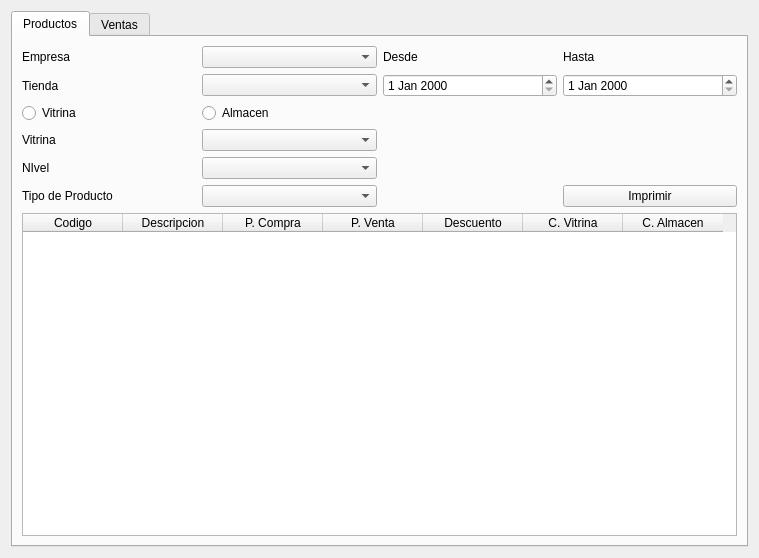
<?xml version="1.0" encoding="UTF-8"?>
<ui version="4.0">
 <class>ui_reporte</class>
 <widget class="QWidget" name="ui_reporte">
  <property name="geometry">
   <rect>
    <x>0</x>
    <y>0</y>
    <width>759</width>
    <height>558</height>
   </rect>
  </property>
  <property name="windowTitle">
   <string>Form</string>
  </property>
  <layout class="QGridLayout" name="gridLayout">
   <item row="0" column="0">
    <widget class="QTabWidget" name="tabWidget">
     <property name="currentIndex">
      <number>0</number>
     </property>
     <widget class="QWidget" name="tab">
      <property name="styleSheet">
       <string notr="true"/>
      </property>
      <attribute name="title">
       <string>Productos</string>
      </attribute>
      <layout class="QGridLayout" name="gridLayout_2">
       <item row="0" column="0">
        <layout class="QVBoxLayout" name="verticalLayout_3">
         <item>
          <layout class="QGridLayout" name="gridLayout_6">
           <item row="7" column="0">
            <widget class="QLabel" name="label_28">
             <property name="text">
              <string>NIvel</string>
             </property>
            </widget>
           </item>
           <item row="7" column="1">
            <widget class="QComboBox" name="comboBox_7"/>
           </item>
           <item row="5" column="1">
            <widget class="QComboBox" name="comboBox_11"/>
           </item>
           <item row="8" column="0">
            <widget class="QLabel" name="label_32">
             <property name="text">
              <string>Tipo de Producto</string>
             </property>
            </widget>
           </item>
           <item row="0" column="1">
            <widget class="QComboBox" name="comboBox_9"/>
           </item>
           <item row="8" column="3">
            <widget class="QPushButton" name="pushButton_7">
             <property name="text">
              <string>Imprimir</string>
             </property>
            </widget>
           </item>
           <item row="3" column="1">
            <widget class="QComboBox" name="comboBox_10"/>
           </item>
           <item row="5" column="0">
            <widget class="QLabel" name="label_19">
             <property name="text">
              <string>Vitrina</string>
             </property>
            </widget>
           </item>
           <item row="0" column="0">
            <widget class="QLabel" name="label_17">
             <property name="text">
              <string>Empresa</string>
             </property>
            </widget>
           </item>
           <item row="3" column="0">
            <widget class="QLabel" name="label_18">
             <property name="text">
              <string>Tienda</string>
             </property>
            </widget>
           </item>
           <item row="8" column="1">
            <widget class="QComboBox" name="comboBox_12"/>
           </item>
           <item row="4" column="0">
            <widget class="QRadioButton" name="radioButton">
             <property name="text">
              <string>Vitrina</string>
             </property>
            </widget>
           </item>
           <item row="4" column="1">
            <widget class="QRadioButton" name="radioButton_2">
             <property name="text">
              <string>Almacen</string>
             </property>
            </widget>
           </item>
           <item row="0" column="2">
            <widget class="QLabel" name="label_31">
             <property name="text">
              <string>Desde</string>
             </property>
            </widget>
           </item>
           <item row="0" column="3">
            <widget class="QLabel" name="label_30">
             <property name="text">
              <string>Hasta</string>
             </property>
            </widget>
           </item>
           <item row="3" column="2">
            <widget class="QDateEdit" name="dateEdit"/>
           </item>
           <item row="3" column="3">
            <widget class="QDateEdit" name="dateEdit_2"/>
           </item>
          </layout>
         </item>
         <item>
          <widget class="QTableWidget" name="tableWidget_3">
           <column>
            <property name="text">
             <string>Codigo</string>
            </property>
           </column>
           <column>
            <property name="text">
             <string>Descripcion</string>
            </property>
           </column>
           <column>
            <property name="text">
             <string>P. Compra</string>
            </property>
           </column>
           <column>
            <property name="text">
             <string>P. Venta</string>
            </property>
           </column>
           <column>
            <property name="text">
             <string>Descuento</string>
            </property>
           </column>
           <column>
            <property name="text">
             <string>C. Vitrina</string>
            </property>
           </column>
           <column>
            <property name="text">
             <string>C. Almacen</string>
            </property>
           </column>
          </widget>
         </item>
        </layout>
       </item>
      </layout>
     </widget>
     <widget class="QWidget" name="tab_2">
      <attribute name="title">
       <string>Ventas</string>
      </attribute>
      <layout class="QGridLayout" name="gridLayout_7">
       <item row="0" column="0">
        <layout class="QVBoxLayout" name="verticalLayout_2">
         <item>
          <layout class="QGridLayout" name="gridLayout_5">
           <item row="6" column="0">
            <widget class="QLabel" name="label_22">
             <property name="text">
              <string>Estado</string>
             </property>
            </widget>
           </item>
           <item row="6" column="1">
            <widget class="QComboBox" name="comboBox_4"/>
           </item>
           <item row="0" column="0">
            <widget class="QLabel" name="label_14">
             <property name="text">
              <string>Empresa</string>
             </property>
            </widget>
           </item>
           <item row="3" column="0">
            <widget class="QLabel" name="label_15">
             <property name="text">
              <string>Tienda</string>
             </property>
            </widget>
           </item>
           <item row="0" column="1">
            <widget class="QComboBox" name="comboBox"/>
           </item>
           <item row="3" column="1">
            <widget class="QComboBox" name="comboBox_2"/>
           </item>
           <item row="4" column="0">
            <widget class="QLabel" name="label_16">
             <property name="text">
              <string>Documento</string>
             </property>
            </widget>
           </item>
           <item row="4" column="1">
            <widget class="QComboBox" name="comboBox_3"/>
           </item>
           <item row="7" column="0">
            <widget class="QLabel" name="label_27">
             <property name="text">
              <string>Forma de Pago</string>
             </property>
            </widget>
           </item>
           <item row="7" column="1">
            <widget class="QComboBox" name="comboBox_6"/>
           </item>
           <item row="7" column="3">
            <widget class="QPushButton" name="pushButton_5">
             <property name="text">
              <string>Imprimir</string>
             </property>
            </widget>
           </item>
           <item row="0" column="2">
            <widget class="QLabel" name="label_21">
             <property name="text">
              <string>Desde</string>
             </property>
            </widget>
           </item>
           <item row="0" column="3">
            <widget class="QLabel" name="label_24">
             <property name="text">
              <string>Hasta</string>
             </property>
            </widget>
           </item>
           <item row="3" column="2">
            <widget class="QDateEdit" name="dateEdit_3"/>
           </item>
           <item row="3" column="3">
            <widget class="QDateEdit" name="dateEdit_4"/>
           </item>
           <item row="4" column="2">
            <widget class="QLabel" name="label_23">
             <property name="text">
              <string>Producto</string>
             </property>
            </widget>
           </item>
           <item row="4" column="3">
            <widget class="QComboBox" name="comboBox_5"/>
           </item>
           <item row="6" column="2">
            <widget class="QLabel" name="label">
             <property name="text">
              <string>Escala</string>
             </property>
            </widget>
           </item>
           <item row="6" column="3">
            <widget class="QComboBox" name="comboBox_8"/>
           </item>
          </layout>
         </item>
        </layout>
       </item>
       <item row="1" column="0">
        <layout class="QHBoxLayout" name="horizontalLayout_4">
         <item>
          <widget class="QLabel" name="label_2">
           <property name="text">
            <string>Imagen</string>
           </property>
          </widget>
         </item>
        </layout>
       </item>
       <item row="2" column="0">
        <spacer name="verticalSpacer">
         <property name="orientation">
          <enum>Qt::Vertical</enum>
         </property>
         <property name="sizeHint" stdset="0">
          <size>
           <width>20</width>
           <height>40</height>
          </size>
         </property>
        </spacer>
       </item>
      </layout>
     </widget>
    </widget>
   </item>
  </layout>
 </widget>
 <resources/>
 <connections/>
</ui>
